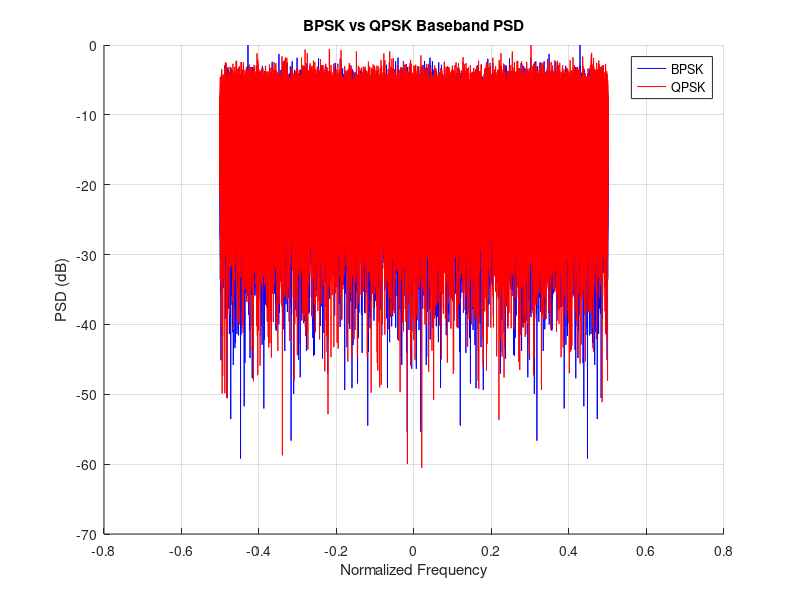
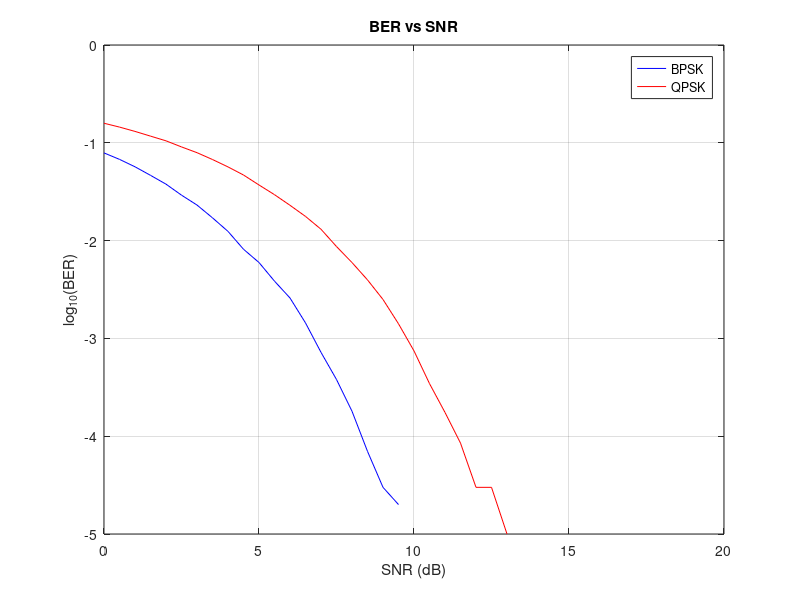
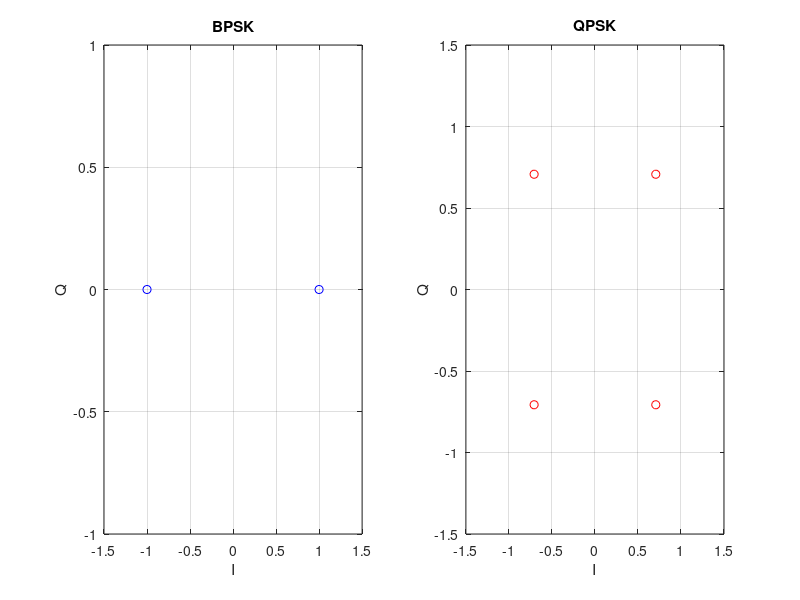

These figures' MATLAB source, in order:
clc; clear; close all;

N = 1e5;
snr = 0:0.5:20;

bits_bpsk = randi([0 1], N, 1);
bpsk_sym = 2*bits_bpsk - 1;

bits_qpsk = randi([0 1], 2*N, 1);
I = 2*bits_qpsk(1:2:end)-1;
Q = 2*bits_qpsk(2:2:end)-1;
qpsk_sym = (I + 1j*Q)/sqrt(2);

L = length(bpsk_sym);
f = (-L/2:L/2-1)/L;
bpsk_psd = abs(fftshift(fft(bpsk_sym))).^2 / L;
qpsk_psd = abs(fftshift(fft(qpsk_sym))).^2 / L;

figure; hold on; grid on;
plot(f,10*log10(bpsk_psd/max(bpsk_psd)),'b'); 
plot(f,10*log10(qpsk_psd/max(qpsk_psd)),'r');
xlabel('Normalized Frequency'); ylabel('PSD (dB)');
title('BPSK vs QPSK Baseband PSD'); legend('BPSK','QPSK'); 

ber_bpsk = zeros(size(snr));
ber_qpsk = zeros(size(snr));

for i = 1:length(snr)
    sym = 2*bits_bpsk - 1;
    N0 = mean(abs(sym).^2)/10^(snr(i)/10);
    rx = sym + sqrt(N0/2)*randn(size(sym));
    ber_bpsk(i) = mean(bits_bpsk ~= (rx>0));
    
    I = 2*bits_qpsk(1:2:end)-1;
    Q = 2*bits_qpsk(2:2:end)-1;
    sym = (I + 1j*Q)/sqrt(2);
    N0 = mean(abs(sym).^2)/10^(snr(i)/10);
    rx = sym + sqrt(N0/2)*(randn(size(sym)) + 1j*randn(size(sym)));
    rx_bits = zeros(2*N,1);
    rx_bits(1:2:end) = real(rx)>0;
    rx_bits(2:2:end) = imag(rx)>0;
    ber_qpsk(i) = mean(bits_qpsk ~= rx_bits);
end

figure;
plot(snr, log10(ber_bpsk),'b', snr, log10(ber_qpsk),'r');
xlabel('SNR (dB)'); ylabel('log_{10}(BER)');
title('BER vs SNR'); legend('BPSK','QPSK'); grid on;

figure;
subplot(1,2,1);
plot([-1 1],[0 0],'bo'); grid on;
xlabel('I'); ylabel('Q'); title('BPSK');
xlim([-1.5 1.5]); ylim([-1 1]);

subplot(1,2,2);
plot([-1 1 1 -1]/sqrt(2), [-1 -1 1 1]/sqrt(2),'ro'); grid on;
xlabel('I'); ylabel('Q'); title('QPSK');
xlim([-1.5 1.5]); ylim([-1.5 1.5]);
